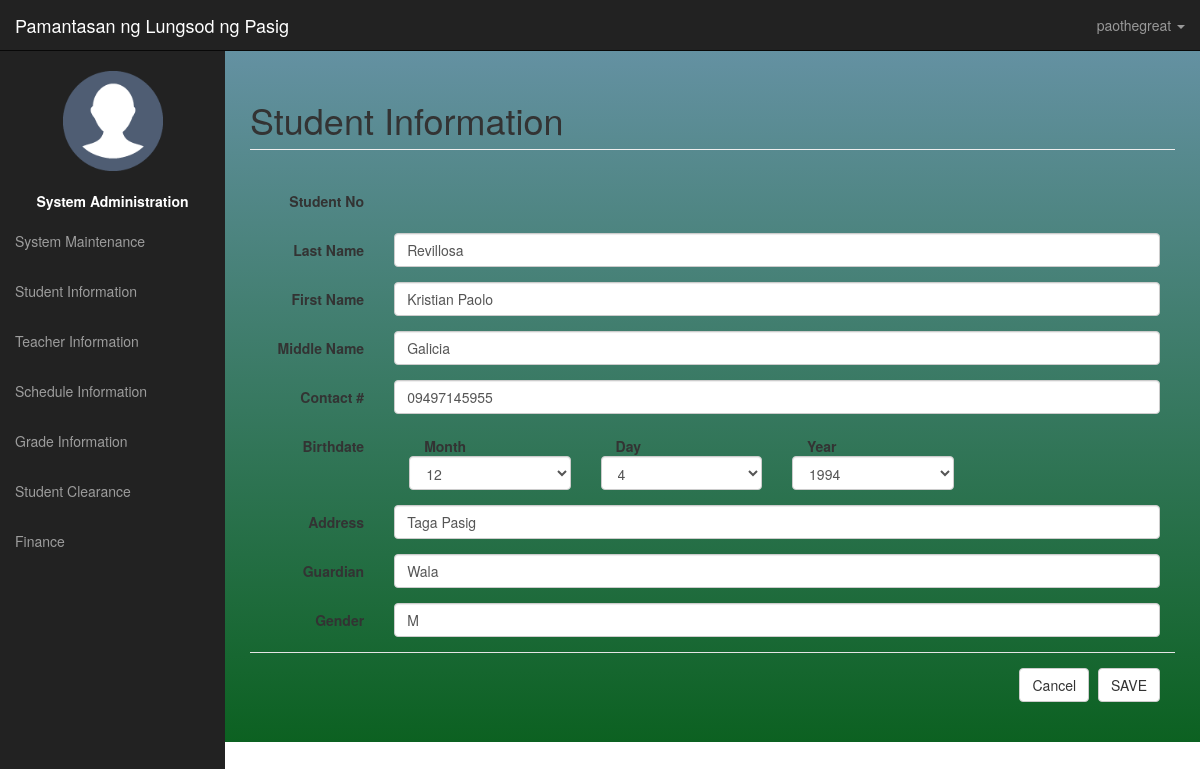
The page /admin-panel/studentDetails.php?key=1 (signed in) on the database as committed earlier.
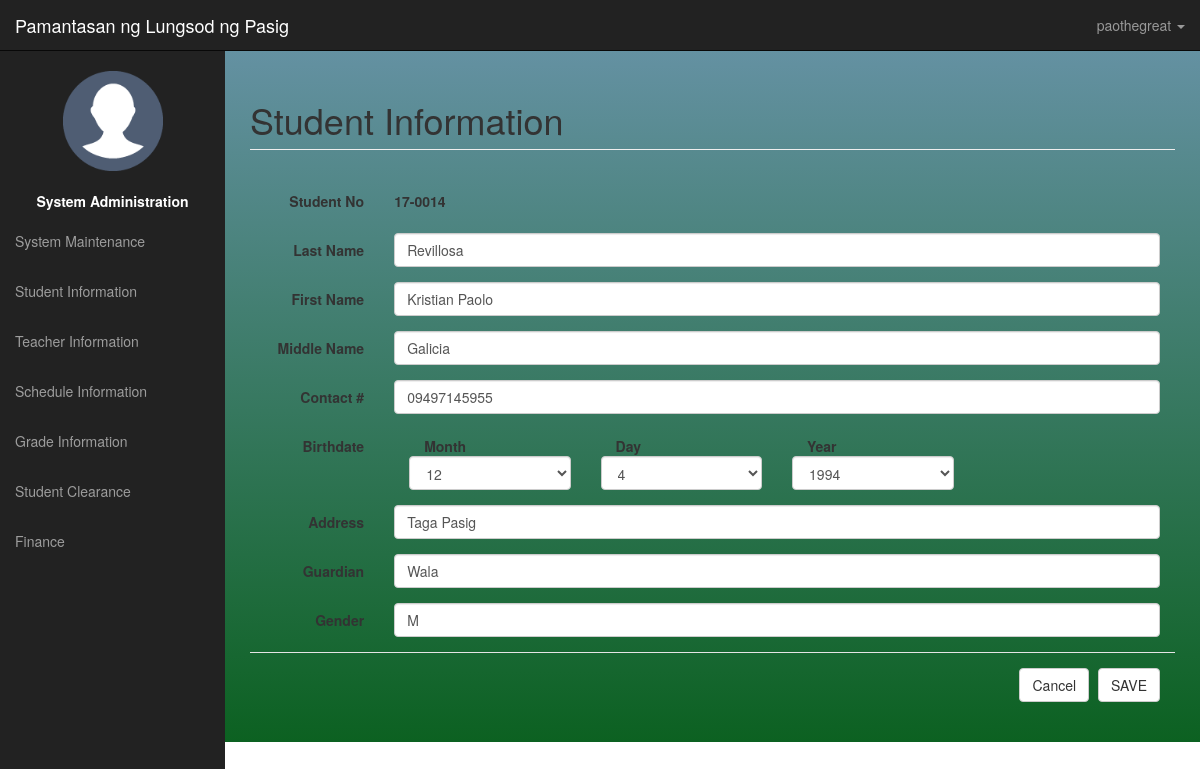
The same page on the database as committed later.
### tables this page shows
CREATE TABLE `stud_student` (
  `StudentKey` int(11) NOT NULL,
  `StudentNo` varchar(10) NOT NULL,
  `LastName` varchar(100) NOT NULL,
  `FirstName` varchar(100) NOT NULL,
  `MiddleName` varchar(100) NOT NULL,
  `isOnlyChild` tinyint(4) NOT NULL,
  `Address` varchar(255) NOT NULL,
  `ContactNo` varchar(13) NOT NULL,
  `DOB` date NOT NULL,
  `GuardianName` varchar(100) NOT NULL,
  `Gender` varchar(1) NOT NULL,
  `username` varchar(100) NOT NULL,
  `password` varchar(100) NOT NULL,
  `isActive` tinyint(1) NOT NULL DEFAULT '0'
);

### admin-panel/studentDetails.php (the view, shortened to what this page needs)
<div id="wrapper">
<?php
	include("ui-navigation.php");
	$cnt = count($_GET);
	$row = "";
	$title = "Register New Student";
	$id="";
	if($cnt>0){
		$title = "Student Information";
		$id = $_GET['key'];
		$sql = "call sp_getStudent($id)";
		include("config.php");
		$result = mysqli_query($conn,$sql)or die (mysqli_error($conn));
		$row = mysqli_fetch_array($result);
	}
?>
<div id="page-wrapper">
	<div class="container-fluid">
        <div class="row">
			<div class="col-lg-12">
				<h1 class="page-header">
					<?php echo $title; ?>
                </h1>
            </div>
        </div>
		<div class="row">
			<div>
				<form method="post" action="script-student.php?x=<?php echo $id; ?>">
					<div class="row form-horizontal col-lg-12">
						<div class="form-group">
							<label for="inputName" class="col-sm-2 control-label">Student No</label>
							<div class="col-sm-10">
								<p class="form-control-static"><strong><?php echo getData("StudentNo",$row);?></strong></p>
							</div>
						</div>
					</div>
					<div class="row form-horizontal col-lg-12">
						<div class="form-group">
							<label for="inputName" class="col-sm-2 control-label">Last Name</label>
							<div class="col-sm-10">
								<input type="text" class="form-control" id="inputName" placeholder="Last Name" name="txtLName" value="<?php echo getData("LastName",$row);?>">
							</div>
						</div>
					</div>
					<div class="row form-horizontal col-lg-12">
						<div class="form-group">
							<label for="inputName" class="col-sm-2 control-label">First Name</label>
							<div class="col-sm-10">
								<input type="text" class="form-control" id="inputName" placeholder="First Name" name="txtFName" value="<?php echo getData("FirstName",$row);?>">
							</div>
						</div>
					</div>
					<div class="row form-horizontal col-lg-12">
						<div class="form-group">
							<label for="inputName" class="col-sm-2 control-label">Middle Name</label>
							<div class="col-sm-10">
								<input type="text" class="form-control" id="inputName" placeholder="Middle Name" name="txtMName" value="<?php echo getData("MiddleName",$row);?>">
							</div>
						</div>
					</div>
					<div class="row form-horizontal col-lg-12">
						<div class="form-group">
							<label for="inputName" class="col-sm-2 control-label">Contact #</label>
							<div class="col-sm-10">
								<input type="text" class="form-control" id="inputName" placeholder="Contact #" name="txtCont" value="<?php echo getData("ContactNo",$row);?>">
							</div>
						</div>
					</div>
					<div class="row form-horizontal col-lg-12">
						<div class="form-group">
							<label for="inputName" class="col-sm-2 control-label">Birthdate</label>
							<div class="col-sm-10">
								<div class="col-sm-3">
									<label for="inputEmail3" class="col-sm-3 control-label">Month</label>
									<select class="form-control" name="txtMonth">
									</select>
								</div>
								<div class="col-sm-3">
									<label for="inputEmail3" class="col-sm-3 control-label">Day</label>
									<select class="form-control" name="txtDay">
									</select>
								</div>
								<div class="col-sm-3">
									<label for="inputEmail3" class="col-sm-3 control-label">Year</label>
									<select class="form-control" name="txtYear">
									</select>
								</div>
							</div>
						</div>
					</div>
					<div class="row form-horizontal col-lg-12">
						<div class="form-group">
							<label for="inputName" class="col-sm-2 control-label">Address</label>
							<div class="col-sm-10">
								<input type="text" class="form-control" id="inputName" placeholder="Address" name="txtAdd" value="<?php echo getData("Address",$row);?>">
							</div>
						</div>
					</div>
					<div class="row form-horizontal col-lg-12">
						<div class="form-group">
							<label for="inputName" class="col-sm-2 control-label">Guardian</label>
							<div class="col-sm-10">
								<input type="text" class="form-control" id="inputName" placeholder="Guardian Name" name="txtGrdn" value="<?php echo getData("GuardianName",$row);?>">
							</div>
						</div>
					</div>
					<div class="row form-horizontal col-lg-12">
						<div class="form-group">
							<label for="inputName" class="col-sm-2 control-label">Gender</label>
							<div class="col-sm-10">
								<input type="text" class="form-control" id="inputName" placeholder="Gender" name="txtGender" value="<?php echo getData("Gender",$row);?>">
							</div>
						</div>
					</div>
					<div class="form-group col-lg-12">
						<div class="modal-footer">
							<a href="student.php" type="button" class="btn btn-default">Cancel</a>
							<button type="submit" class="btn btn-default" name="btnOffialEnroll">SAVE</button>
						</div>
					</div>
				</form>
			</div>
		</div>
    </div>
</div>
</div>

Rows that differ between the two databases and show on the page:
changed stud_student "Revillosa": StudentNo (not shown) → "17-0014"
